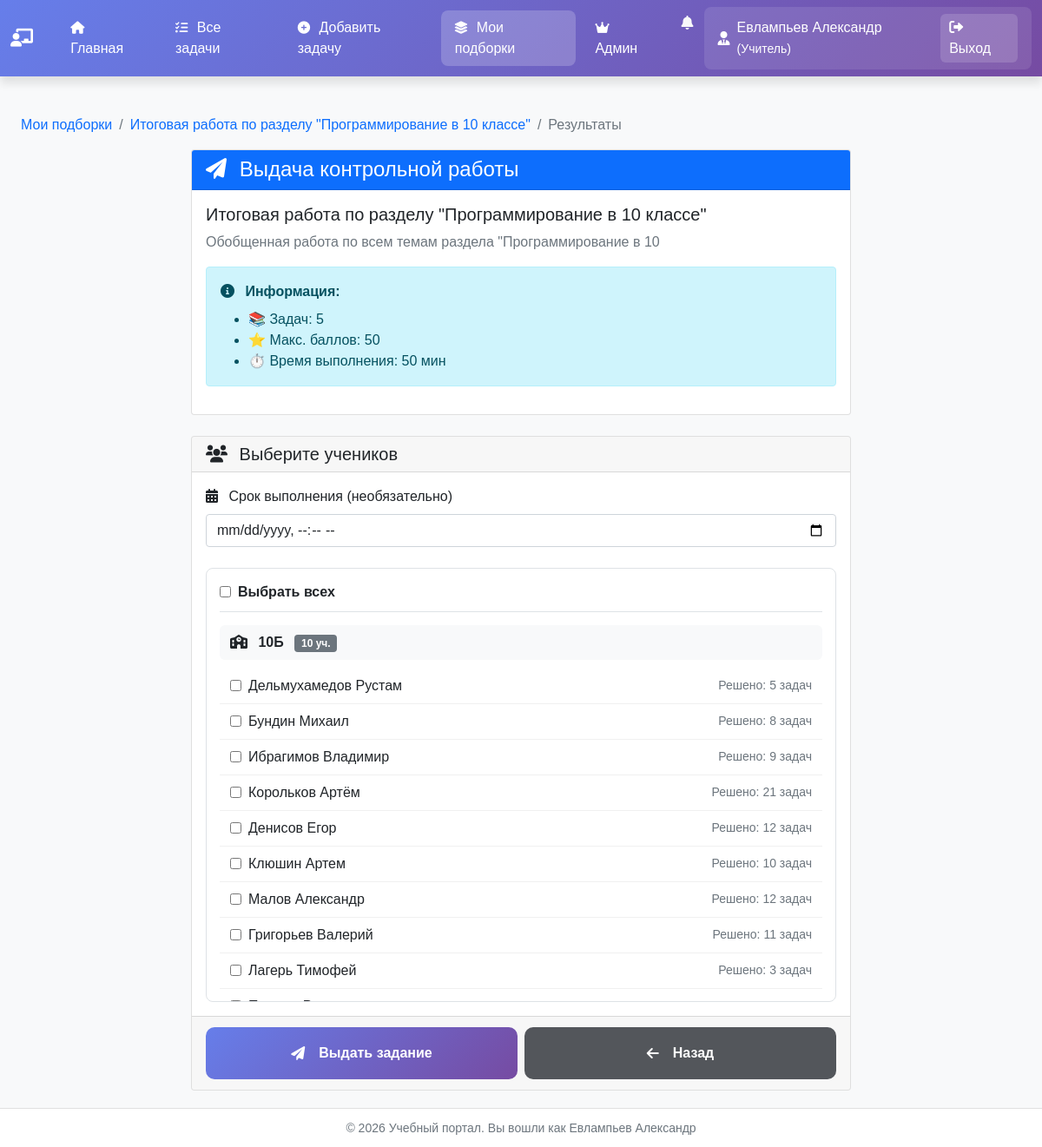
The app's page /tasks/collections/13/assign/ (signed in), older data.
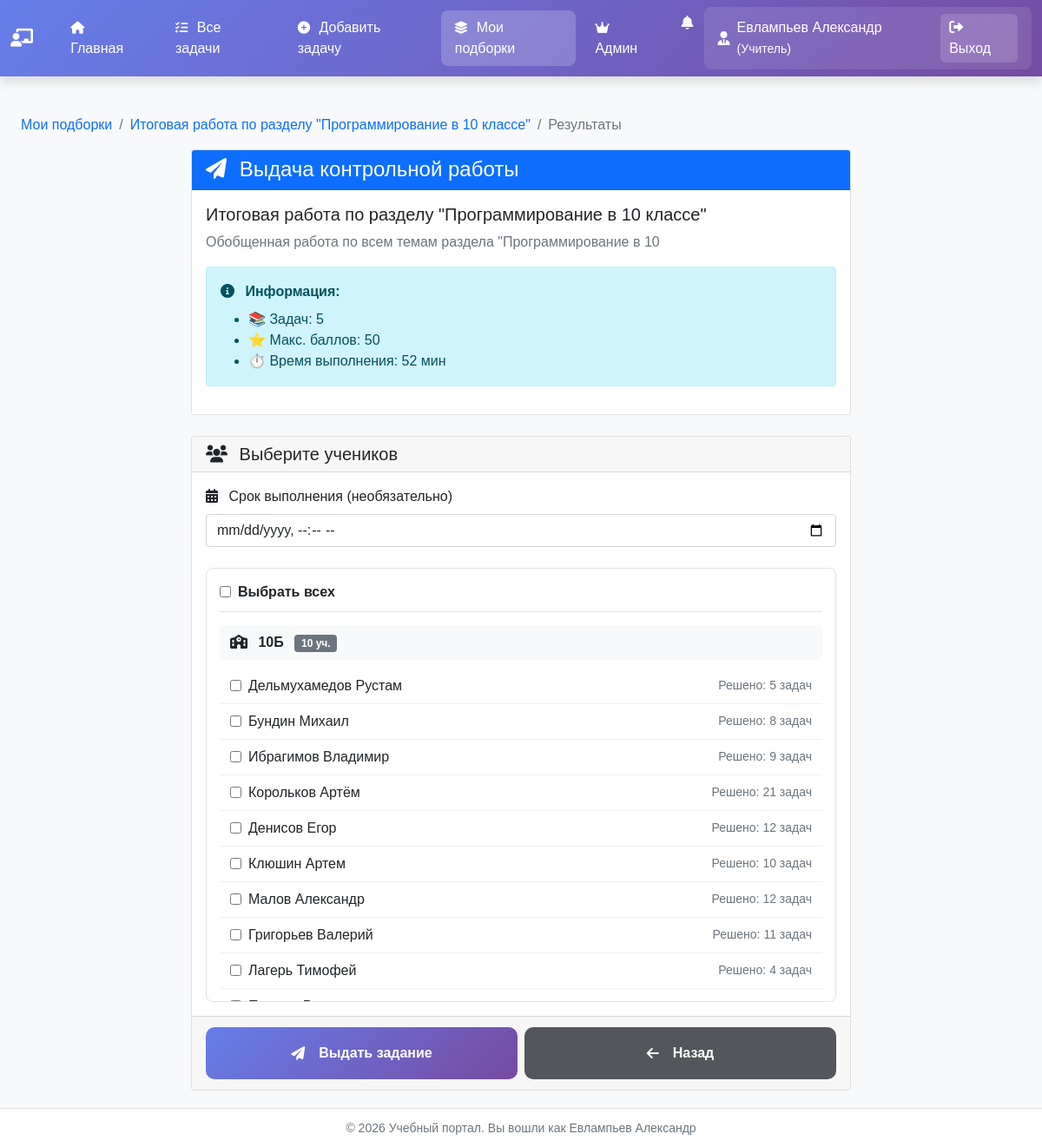
The same page, newer data.
### task_description_app/collections/models.py (models this page shows, shortened)
class Collection(models.Model):
    COLLECTION_TYPES = (
        ('lesson', 'Урок'),
        ('test', 'Контрольная работа'),
        ('exam', 'Экзамен'),
        ('homework', 'Домашнее задание'),
    )
    title = models.CharField('Название', max_length=200)
    description = models.TextField('Описание', blank=True)
    collection_type = models.CharField('Тип', max_length=20, choices=COLLECTION_TYPES, default='lesson')
    author = models.ForeignKey(
        settings.AUTH_USER_MODEL,
        on_delete=models.CASCADE,
        related_name='created_collections'
    )
    target_class = models.CharField('Класс', max_length=50, blank=True)
    target_group = models.IntegerField('Группа', null=True, blank=True)
    is_public = models.BooleanField('Публичная', default=True)
    show_results = models.BooleanField('Показывать результаты', default=True)
    time_limit = models.IntegerField('Ограничение времени (мин)', null=True, blank=True)
    created_at = models.DateTimeField(auto_now_add=True)
    updated_at = models.DateTimeField(auto_now=True)
    tasks = models.ManyToManyField(Task, through='CollectionItem', related_name='collections')
    class Meta:
        db_table = 'task_description_app_collection'
        ordering = ['-created_at']
        verbose_name = 'Подборка задач'
        verbose_name_plural = 'Подборки задач'
    def get_total_score(self):
        return sum(item.max_score for item in self.collection_items.all())
    def get_available_students(self):
        from django.contrib.auth import get_user_model
        User = get_user_model()
        students = User.objects.filter(user_type='student')
        if self.target_class:
            class_num = ''.join(filter(str.isdigit, self.target_class))
            students = students.filter(
                student_profile__group__school_class__number=class_num
            )
        if self.target_group:
            students = students.filter(student_profile__group__number=self.target_group)
        return students

class CollectionItem(models.Model):
    collection = models.ForeignKey(
        Collection,
        on_delete=models.CASCADE,
        related_name='collection_items'
    )
    task = models.ForeignKey(Task, on_delete=models.CASCADE)
    order = models.IntegerField('Порядок', default=0)
    max_score = models.IntegerField('Максимальный балл', default=10)
    required = models.BooleanField('Обязательная', default=True)
    class Meta:
        db_table = 'task_description_app_collectionitem'
        ordering = ['order']
        unique_together = ['collection', 'task']

### users_app/models.py (models this page shows, shortened)
class User(AbstractUser):
    USER_TYPES = (
        ('teacher', 'Учитель'),
        ('student', 'Ученик'),
    )
    user_type = models.CharField(max_length=10, choices=USER_TYPES, default='student')
    middle_name = models.CharField('Отчество', max_length=50, blank=True)
    class Meta:
        verbose_name = 'Пользователь'
        verbose_name_plural = 'Пользователи'

class StudentProfile(models.Model):
    user = models.OneToOneField(get_user_model(), on_delete=models.CASCADE, related_name='student_profile')
    group = models.ForeignKey(Group, on_delete=models.SET_NULL, null=True, related_name='students')
    solved_tasks = models.IntegerField('Решено задач', default=0)
    solved_tasks_list = models.TextField(
        'Список решенных задач',
        default='[]',
        blank=True,
        help_text='JSON-список ID решенных задач (из UploadedProgram.task_id)'
    )
    class Meta:
        verbose_name = 'Профиль ученика'
        verbose_name_plural = 'Профили учеников'

### task_description_app/collections/views.py (the view, shortened to what this page needs)
# urls.py: path('<int:collection_id>/assign/', views.assign_collection, name='assign'),
@login_required
def assign_collection(request, collection_id):
    if request.user.user_type != 'teacher':
        return redirect('student_dashboard')
    collection = get_object_or_404(Collection, id=collection_id, author=request.user)
    students = collection.get_available_students()
    students_by_class = {}
    for student in students:
        class_name = str(student.student_profile.group.school_class) if student.student_profile.group else "Без класса"
        if class_name not in students_by_class:
            students_by_class[class_name] = []
        students_by_class[class_name].append(student)
    context = {
        'collection': collection,
        'students_by_class': students_by_class,
        'title': f'Выдача: {collection.title}',
    }
    return render(request, 'task_description_app/collections/assign_collection.html', context)

### users_app/models.py (called while the page is built)
    def __str__(self):
        return f"{self.number}{self.letter}"

### templates/task_description_app/collections/assign_collection.html (shortened to what the changed rows need)
{% extends "base.html" %}
{% load static %}
{% block extra_css %}
    <link rel="stylesheet" href="{% static 'collections/css/collections.css' %}">
{% endblock %}
{% block content %}
    <div class="container mt-4">
        <nav aria-label="breadcrumb">
            <ol class="breadcrumb">
                <li class="breadcrumb-item"><a
                        href="{% url 'tasks_&_collections:collections:detail' collection.id %}"
                        class="text-decoration-none">{{ collection.title }}</a>
                </li>
            </ol>
        </nav>
        <div class="row">
            <div class="col-md-8 mx-auto">
                <div class="card mb-4">
                    <div class="card-body">
                        <h5>{{ collection.title }}</h5>
                        <p class="text-muted">{{ collection.description }}</p>
                        <div class="alert alert-info">
                            <i class="fas fa-info-circle me-2"></i>
                            <strong>Информация:</strong>
                            <ul class="mb-0 mt-2">
                                <li>📚 Задач: {{ collection.collection_items.count }}</li>
                                <li>⭐ Макс. баллов: {{ collection.get_total_score }}</li>
                                <li>⏱️ Время выполнения:
                                    {% if collection.time_limit %}{{ collection.time_limit }} мин{% else %}без
                                        ограничений{% endif %}</li>
                            </ul>
                        </div>
                    </div>
                </div>
                <form method="post">
                    <div class="card">
                        <div class="card-body">
                            <div class="students-list">
                                {% for class_name, students in students_by_class.items %}
                                    <div class="class-group">
                                        <div class="class-title">
                                            <i class="fas fa-school me-2"></i>
                                            {{ class_name }}
                                            <span class="badge bg-secondary ms-2">{{ students|length }} уч.</span>
                                        </div>
                                        {% for student in students %}
                                            <div class="student-checkbox">
                                                <input type="checkbox" name="students" value="{{ student.id }}"
                                                       class="student-check me-2" id="student_{{ student.id }}">
                                                <label for="student_{{ student.id }}" class="flex-grow-1 mb-0">
                                                    {{ student.last_name }} {{ student.first_name }}
                                                </label>
                                                {% if student.student_profile.solved_tasks %}
                                                    <small class="text-muted">Решено: {{ student.student_profile.solved_tasks }}
                                                        задач</small>
                                                {% endif %}
                                            </div>
                                        {% endfor %}
                                    </div>
                                {% endfor %}
                            </div>
                        </div>
                    </div>
                </form>
            </div>
        </div>
    </div>
{% endblock %}

Row changes from the older to the newer data that the page shows:
changed Collection "Итоговая работа по разделу \"Программирование в 10 классе\"": time_limit "50" → "52"
changed through a linked row, User "Лагерь": student_profile.solved_tasks "3" → "4"
